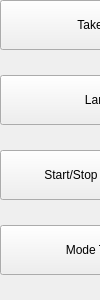
<?xml version="1.0" encoding="UTF-8"?>
<ui version="4.0">
 <class>MARTIN GUI</class>
 <widget class="QWidget" name="martin_gui">
  <property name="geometry">
   <rect>
    <x>0</x>
    <y>0</y>
    <width>100</width>
    <height>300</height>
   </rect>
  </property>
  <property name="windowTitle">
   <string>MARTIN GUI</string>
  </property>
  <widget class="QLabel" name="battery_text">
    <property name="geometry">
      <rect>
        <x>10</x>
        <y>365</y>
        <width>200</width>
        <height>20</height>
      </rect>
    </property>
    <property name="text">
      <string>Awaiting battery messages</string>
    </property>
  </widget>
  <widget class="QLabel" name="imu_hz_text">
    <property name="geometry">
      <rect>
        <x>10</x>
        <y>390</y>
        <width>200</width>
        <height>20</height>
      </rect>
    </property>
    <property name="text">
      <string>Awaiting IMU messages</string>
    </property>
  </widget>
  <widget class="QLabel" name="cam_hz_text">
    <property name="geometry">
      <rect>
        <x>10</x>
        <y>415</y>
        <width>210</width>
        <height>20</height>
      </rect>
    </property>
    <property name="text">
      <string>Awaiting camera messages</string>
    </property>
  </widget>
  <widget class="QPushButton" name="takeoff_button">
    <property name="geometry">
      <rect>
        <x>0</x>
        <y>0</y>
        <width>200</width>
        <height>50</height>
      </rect>
    </property>
    <property name="text">
      <string>Take off!</string>
    </property>
  </widget>
  <widget class="QPushButton" name="land_button">
    <property name="geometry">
      <rect>
        <x>0</x>
        <y>75</y>
        <width>200</width>
        <height>50</height>
      </rect>
    </property>
    <property name="text">
      <string>Land!</string>
    </property>
  </widget>
  <widget class="QPushButton" name="recording_button">
    <property name="geometry">
      <rect>
        <x>0</x>
        <y>150</y>
        <width>200</width>
        <height>50</height>
      </rect>
    </property>
    <property name="text">
      <string>Start/Stop Recording</string>
    </property>
  </widget>
  <widget class="QPushButton" name="toggle_button">
    <property name="geometry">
      <rect>
        <x>0</x>
        <y>225</y>
        <width>200</width>
        <height>50</height>
      </rect>
    </property>
    <property name="text">
      <string>Mode Toggle</string>
    </property>
  </widget>
  <widget class="QPushButton" name="startover_button">
    <property name="geometry">
      <rect>
        <x>0</x>
        <y>300</y>
        <width>200</width>
        <height>50</height>
      </rect>
    </property>
    <property name="text">
      <string>startover path</string>
    </property>
  </widget>
 </widget>
 <resources/>
 <connections/>
</ui>
